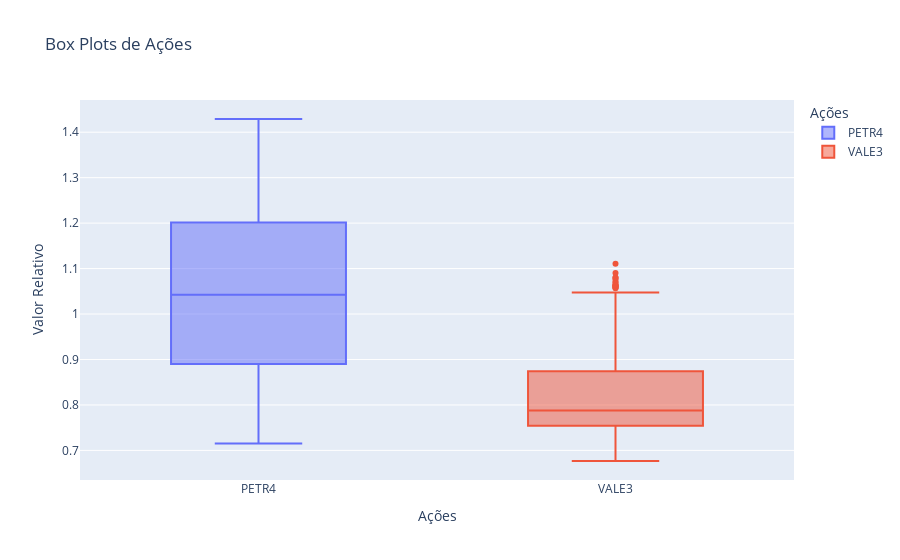

The cell this chart's notebook holds for it:
### Code cell
def box_plot(df):
    df_melted = df.melt( value_vars=acoes, var_name='Ações', value_name='Valor Relativo')
    
    # Create box plots using Plotly Express
    fig = px.box(df_melted, x='Ações', y='Valor Relativo',color="Ações", title='Box Plots de Ações')

    # Show plot
    fig.show()
    del df_melted
box_plot(precos)

### Figure 1 — Plotly figure (JSON) as saved in the notebook; plotly's stock layout.template omitted (floating-point values rounded to 4 significant figures; data arrays with more than 128 entries replaced by an {"elided": "..."} marker saying what was removed)
{"data": [{"alignmentgroup": "True", "hovertemplate": "Ações=%{x}<br>Valor Relativo=%{y}<extra></extra>", "legendgroup": "PETR4", "marker": {"color": "#636efa"}, "name": "PETR4", "notched": false, "offsetgroup": "PETR4", "orientation": "v", "showlegend": true, "type": "box", "x": {"elided": "499 str values"}, "x0": " ", "xaxis": "x", "y": {"elided": "499 float values"}, "y0": " ", "yaxis": "y"}, {"alignmentgroup": "True", "hovertemplate": "Ações=%{x}<br>Valor Relativo=%{y}<extra></extra>", "legendgroup": "VALE3", "marker": {"color": "#EF553B"}, "name": "VALE3", "notched": false, "offsetgroup": "VALE3", "orientation": "v", "showlegend": true, "type": "box", "x": {"elided": "499 str values"}, "x0": " ", "xaxis": "x", "y": {"elided": "499 float values"}, "y0": " ", "yaxis": "y"}], "layout": {"boxmode": "overlay", "legend": {"title": {"text": "Ações"}, "tracegroupgap": 0}, "title": {"text": "Box Plots de Ações"}, "xaxis": {"anchor": "y", "categoryarray": ["PETR4", "VALE3"], "categoryorder": "array", "domain": [0, 1], "title": {"text": "Ações"}}, "yaxis": {"anchor": "x", "domain": [0, 1], "title": {"text": "Valor Relativo"}}}}
